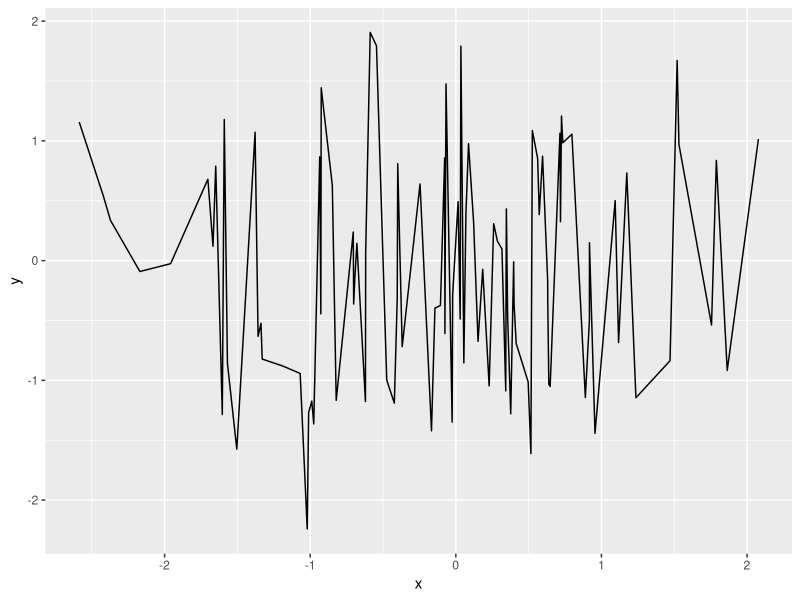

Source code (R):
library(tidyverse)

tibble(x = rnorm(100), y = rnorm(100)) %>%
    ggplot() +
    geom_line(aes(x=x, y=y))
                           
